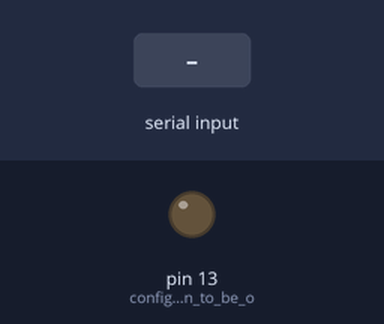
Recording of a sketch running on a simulated Arduino Uno, built with avr-gcc and run on an emulated ATmega328P. Shown: output pins drawn as LEDs (lit = HIGH). Dashed ring = blinking. The inputs (shaded band) are chosen by the test bench. Random numbers use the default seed unless the sketch sets one.

Above: at 1.2 s.
1.3 s: "90,45\n" received over Serial
At 3.1 s:
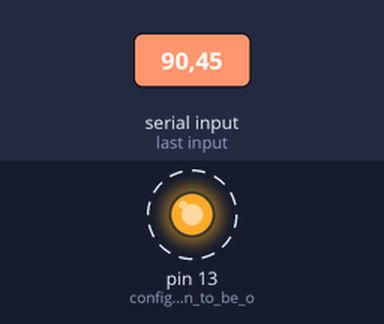
Timing chart, 0 to 10.3 s (numbered marks = the images above; inputs shaded):
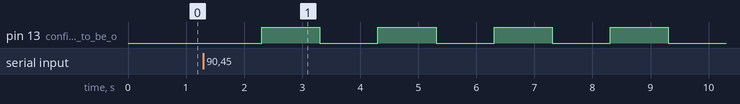

Measured:
- after the input at 1.3 s, pin 13 (configure_LED_pin_to_be_o): alternates HIGH for 1.0 s and LOW for 1.0 s, starting after 1.0 s

The sketch:

HelloArduino.ino
```cpp
/*
  Paul Dal Pozzo
  s214527809
  SIT225 - Data Capture Technologies
  Week 01
  Task 1.1P
*/

int receivedFromPython;
int sendToPython = 1;

void setup()
{
  pinMode(LED_BUILTIN, OUTPUT);     // configure LED pin to be output
  digitalWrite(LED_BUILTIN, LOW);   // intialising the LED to off

  Serial.begin(9600);
}

void loop()
{
  // wait for serial to receive data from python script
  while (!Serial.available()) {}
  // read data from the serial
  receivedFromPython = Serial.readString().toInt();
  // blink the value that was sent
  blink(receivedFromPython);

  // assign a random value between 1 and 10, excluding 10
  sendToPython = random(1, 10);
  // push data through serial channel
  Serial.print(sendToPython);
  Serial.flush();
}

void blink(int repeats)
{
  if (repeats == 0) return;

  digitalWrite(LED_BUILTIN, HIGH);
  delay(1000);
  digitalWrite(LED_BUILTIN, LOW);
  delay(1000);
  blink(repeats - 1);
}
```
